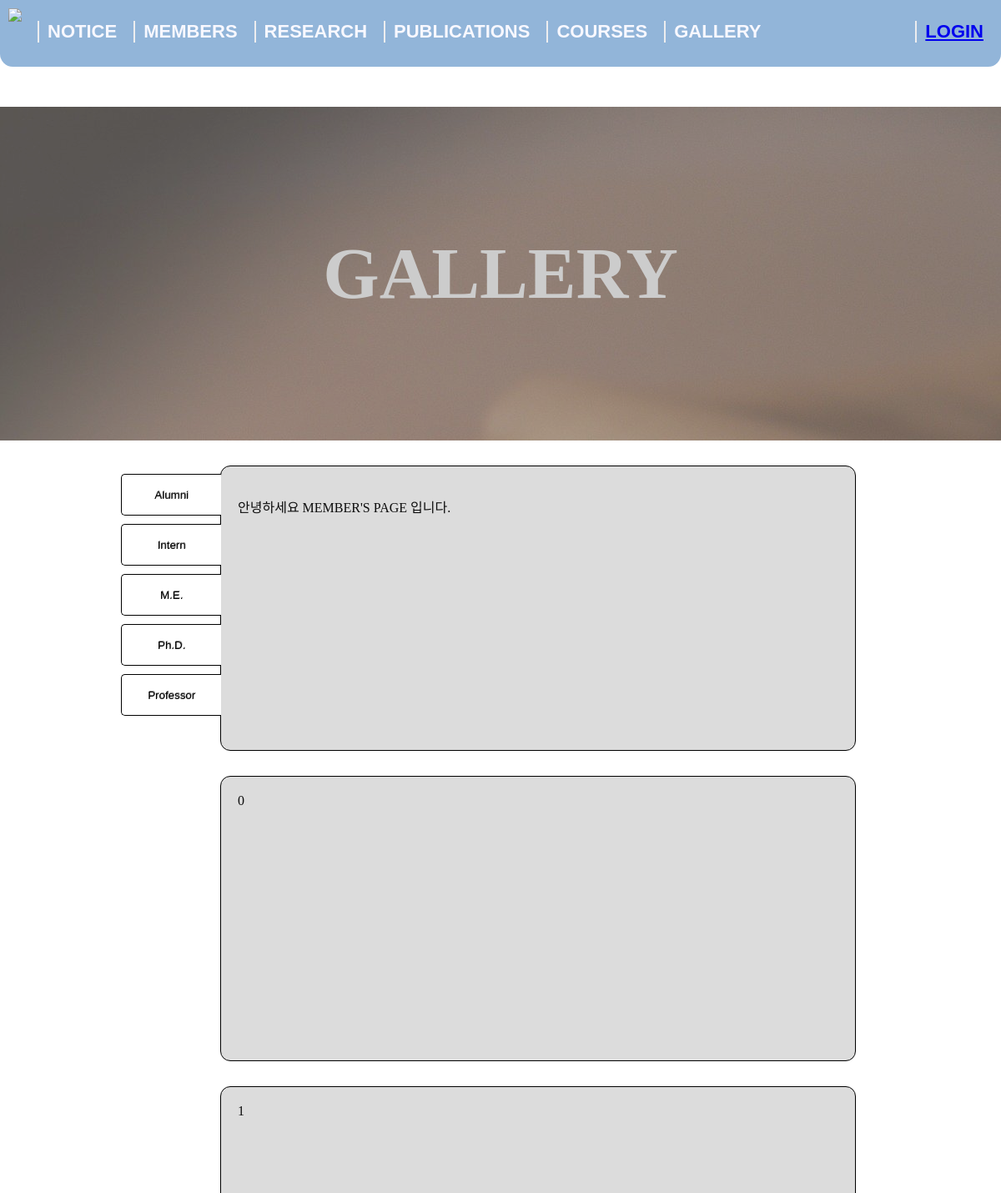
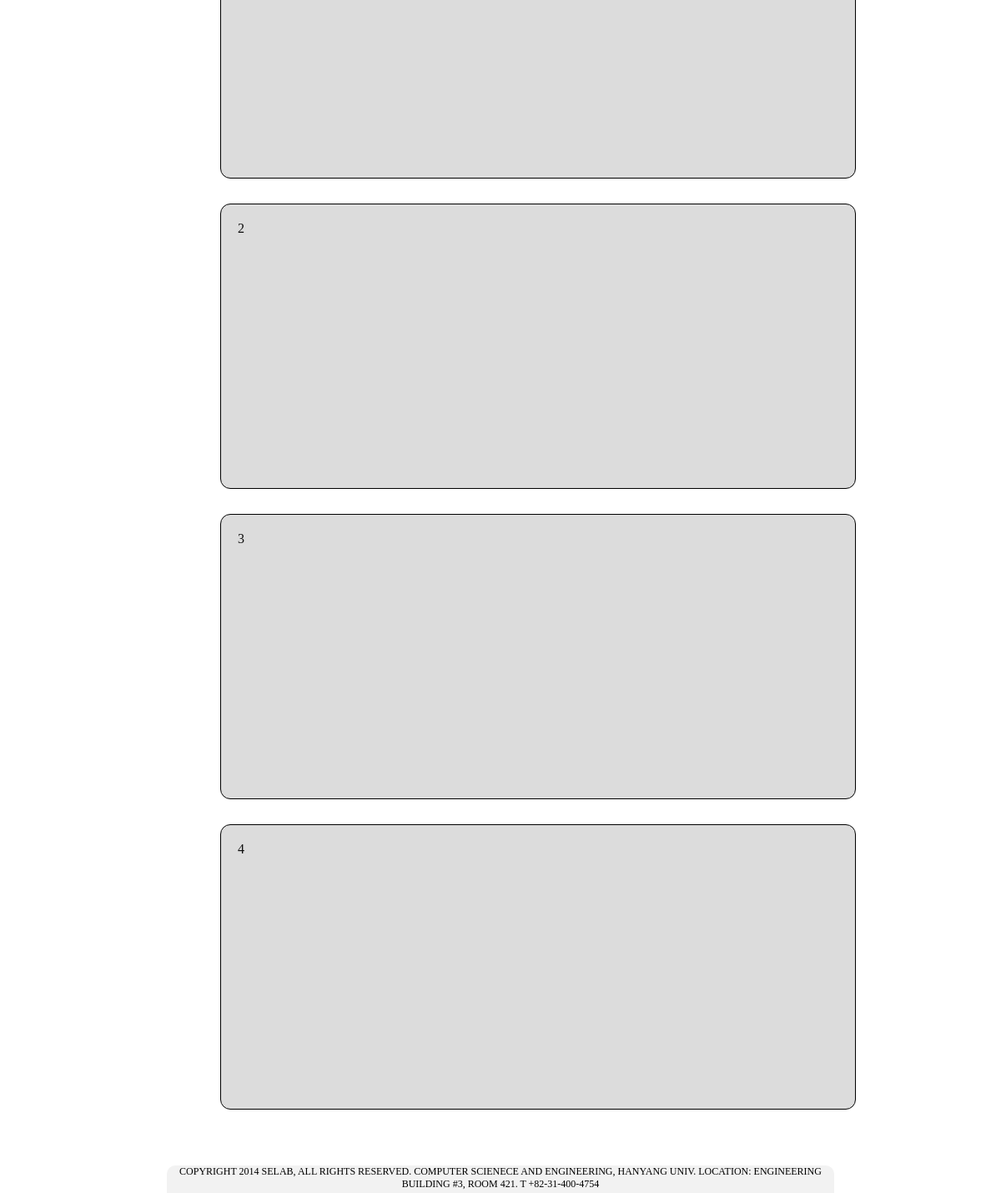
/gallery/gallery.php, run on the app's committed database (2 pictures, top to bottom).
### tables this page shows
CREATE TABLE User_type (
   Type varchar(20) not null,
    CONSTRAINT PK_User_type PRIMARY KEY(Type)
);

### gallery/gallery.php (the view, shortened to what this page needs)
<!DOCTYPE html>
<html>
<head>
	<link rel="stylesheet" type="text/css" href="css/gallery.css" />
	<link rel="stylesheet" type="text/css" href="../resource/css/common.css" />
</head>
<body>
    <?php
    include "../resource/nav.php";
    $conn = connect();
    ?>
    <main role="main">
    	<div class="contents">
    		<div class="main_section">
    			<h1>GALLERY</h1>
    		</div>
            <div class="tab_class">
                <div id="tab">
                    <?php
                    $stmt = $conn->prepare("SELECT type FROM user_type");
                    $stmt->execute();
                    $result = $stmt->fetchAll();
                    foreach ($result as $key => $value) { ?>
                        <button class="MEMBERS_BUTTON" id="<?=$value['type']?>" onclick="Button_Tree('<?=$value["type"]?>_DIV','<?=$value["type"]?>')"><?=$value['type']?></button><br>
                    <?php } ?>
                </div>
                <div class="mainbody" id="START">
                    <p>안녕하세요 MEMBER'S PAGE 입니다.</p>
                </div>
                <?php foreach ($result as $key => $value) { ?>
                    <div class="mainbody" id="<?=$value['type']?>_DIV">
                        <?=$key ?>
                    </div>
                <?php } ?>
            </div>
        </div>
    </main>
    <?php
    include "../resource/footer.php";
    ?>
</body>
</html>

### resource/nav.php (shortened to what this page needs)
<header role= "banner">
	<nav role= "navigation">
		<div id= "logo" class= "pull-left"><a href= "../index.php"><img src= "../resource/images/selab_logo_S.png" /></a></div>
		<ul class= "inline-list" class= "pull-left">
			<li class="pull-left nav-left"><a href="../notice/notice.php" >NOTICE</a></li>
			<li class="pull-left nav-left"><a href="../members/members.php" >MEMBERS</a></li>
			<li class="pull-left nav-left"><a href="../research/research.php" >RESEARCH</a></li>
			<li class="pull-left nav-left"><a href="../publications/publication.php" >PUBLICATIONS</a></li>
			<li class="pull-left nav-left"><a href="../courses/main_course.php" >COURSES</a></li>
			<li class="pull-left nav-left"><a href="../gallery/gallery.php" >GALLERY</a></li>
			<?php
			if(!isset($_SESSION['id']))
				echo '<div role= "login" class= "pull-right nav-right"><a href= "../resource/login.php">LOGIN</a></div>';
			else{
				echo '<div role= "logout" class= "pull-right nav-right"><a href= "../resource/logout.php">LOGOUT</a></div>';
				echo '<div role= "setting" class= "pull-right nav-right"><a href= "../mypage/setting.php">SETTING</a></div>';
			}
			?>
		</ul>
	</nav>
</header>

### resource/footer.php
<footer role="contentinfo">
    <div class="container">
    	<p>COPYRIGHT 2014 SELAB, ALL RIGHTS RESERVED. COMPUTER SCIENECE AND ENGINEERING, HANYANG UNIV. LOCATION: ENGINEERING BUILDING #3, ROOM 421. T +82-31-400-4754</p>
  	</div>
</footer>

### gallery/css/gallery.css (style rules this page uses)
.main_section { background-image: url('../../resource/images/gallery.jpg'); }

### resource/css/common.css (style rules this page uses)
html,body { background: white; width: 100%; margin: 0; }
main { padding-bottom: 100px; }
.pull-left { float: left; }
.pull-right { float: right; }
header { height: 70px; font-size: 1em; font-family :'나눔고딕', 'Malgun Gothic', sans-serif; }
nav { position: fixed; width: 100%; height: 80px; overflow: hidden; top: 0; left: 0; background-color: #92B5D9; text-decoration: none; text-transform: uppercase; font-weight: bold; font-size: 22px; vertical-align: middle; border-bottom-right-radius: 0.7em; border-bottom-left-radius: 0.7em; z-index: 1; }
nav img { margin: 10px; }
nav ul { height: inherit; margin: 0; }
nav ul li { display: inline; list-style: none; color: ghostwhite; margin: 5px; }
nav ul li a { display: inline; color: ghostwhite; text-align: center; text-decoration: none; }
.nav-left { margin-top: 25px; border-left: 2px solid #EDEDEF; padding: 0 10px; }
.nav-right { border-left: 2px solid #EDEDEF; padding: 0 10px; margin-right: 0.5em; margin-top: 25px; color: ghostwhite; }
.mainbody { border : 1px solid black; border-radius : 12px; background-color : #dcdcdc; margin-left : 22%; color : #0d0d0d; width : 60%; min-height: 300px; margin-top : 30px; padding : 20px; }
#tab { float : left; margin-left : 12.1%; }
#tab button { width : 120px; height : 50px; border : 1px solid black; background-color : white; color : black; padding : 10px; float : right; margin-top: 10px; text-align : center; text-shadow : 0.5px -1px gray; border-top-left-radius : 5px; border-bottom-left-radius : 5px; border-right: none; }
.tab_class { width : 1200px; }
.main_section { line-height: 400px; width: 100%; height: 400px; text-align: center; vertical-align: middle; opacity: 0.8; }
.main_section h1 { font-size: 65pt; color: silver; }
footer { width : 100%; text-align : center; top : calc(100% - 45px); position : fixed; }
.container { width : 800px; height : 45px; margin : auto; font-size : 12px; text-align : center; background : #f2f2f2; border-radius: 10px; }

### data on the page
user_type: Type "Alumni", key "0"
user_type: Type "Intern", key "1"
user_type: Type "M.E.", key "2"
user_type: Type "Ph.D.", key "3"
user_type: Type "Professor", key "4"
